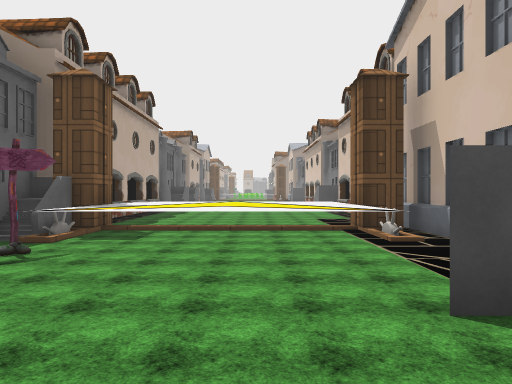
View 1 (above)

24 first-person views from a walk through a Unity game level. The camera is 1.5 m above the floor, looks level and sees 70° across. The floor is counted in squares, 2 m on a side. Each view is taken from the middle of a square. On the plan, view 1 faces up. The plan holds only what a view shows up to about 11 squares ahead; the rest is blank. The place goes on beyond the plan. The player character is not drawn. Some surface patterns are stand-ins.

View 2
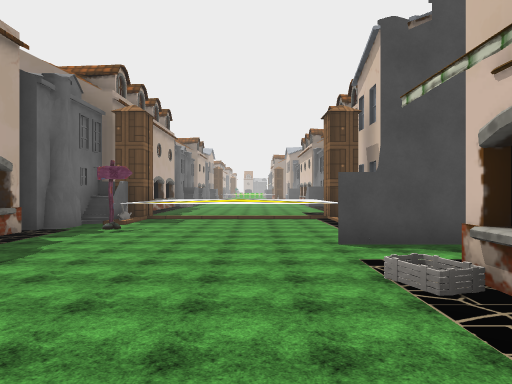

View 3
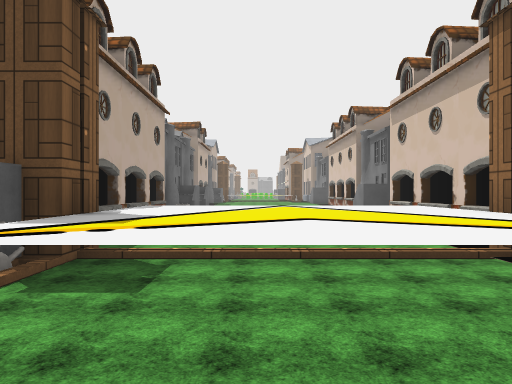

View 4
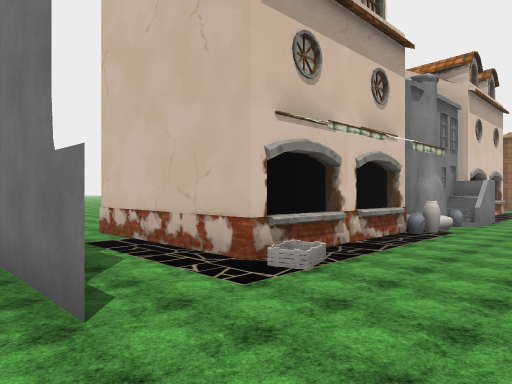

View 5
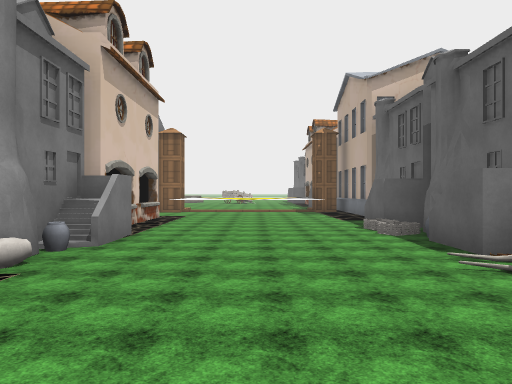

View 6
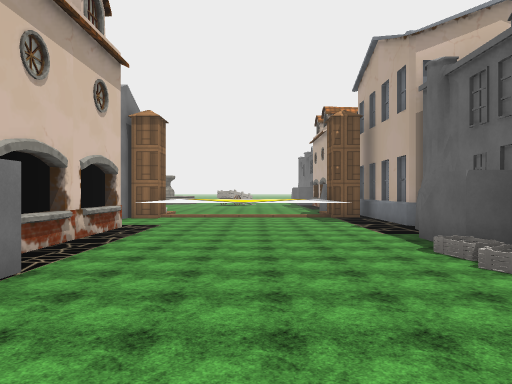

View 7
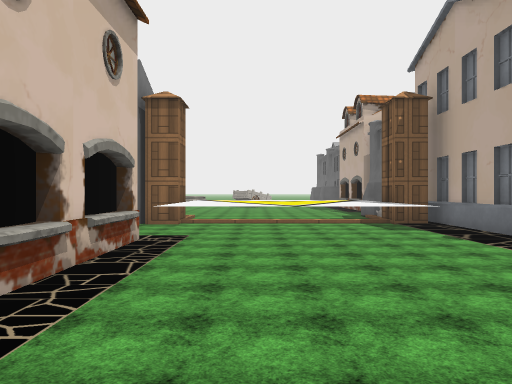

View 8
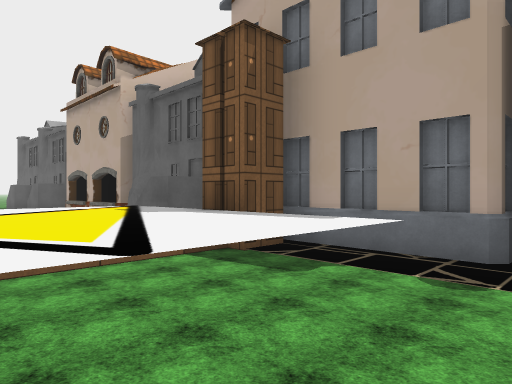

View 9
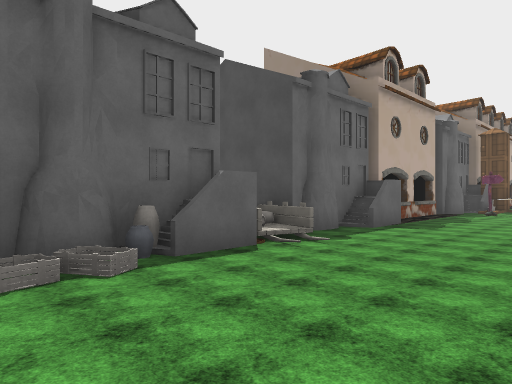

View 10
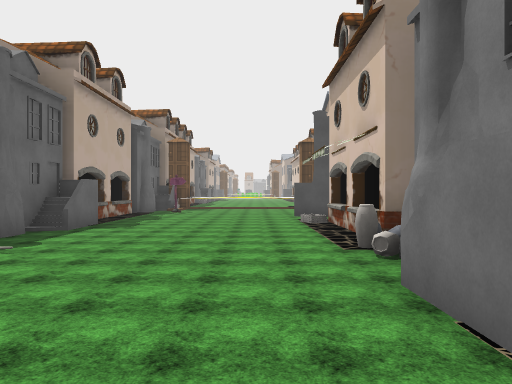

View 11
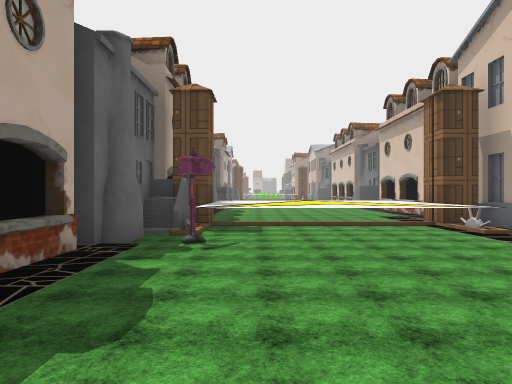

View 12
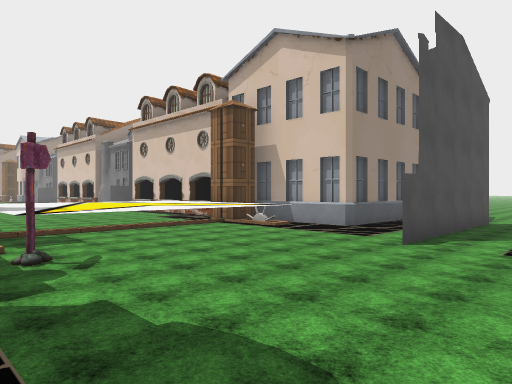

View 13
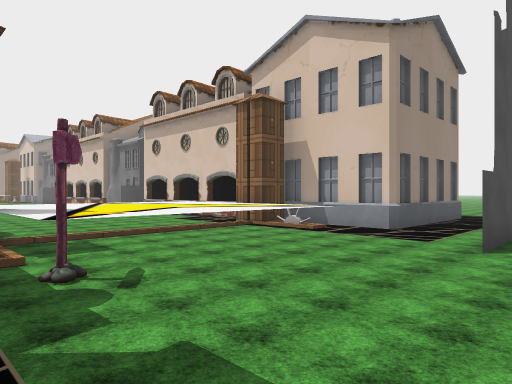

View 14
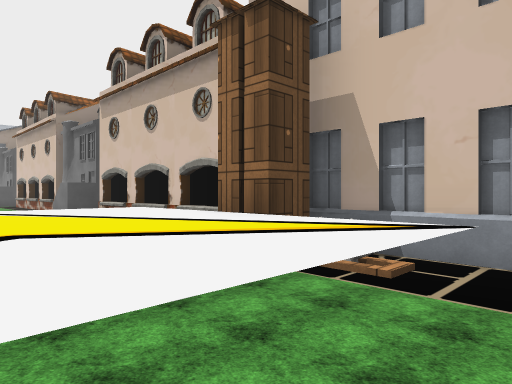

View 15
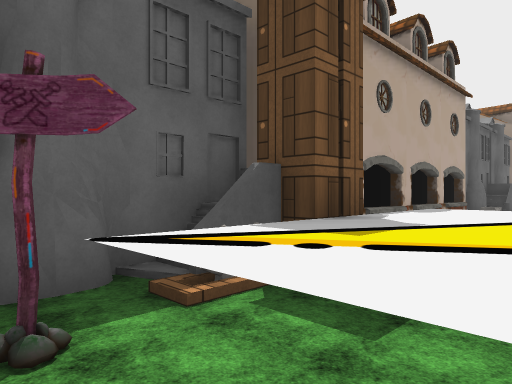

View 16
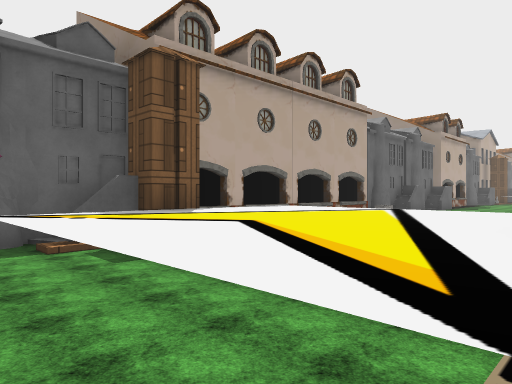

View 17
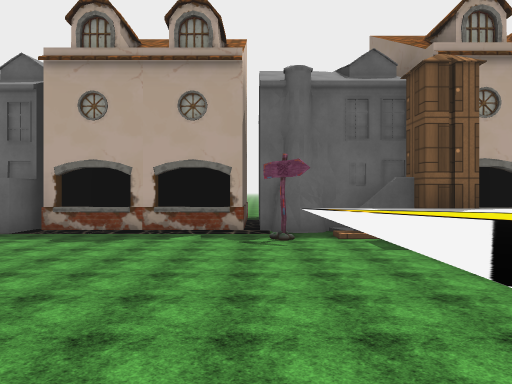

View 18
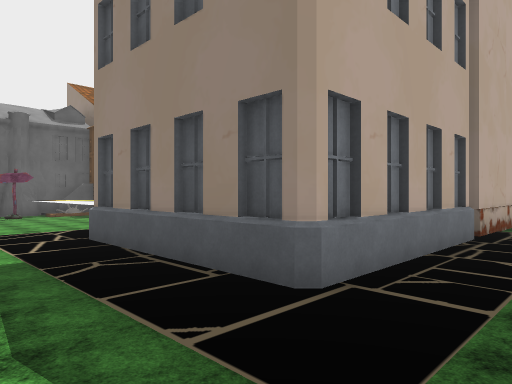

View 19
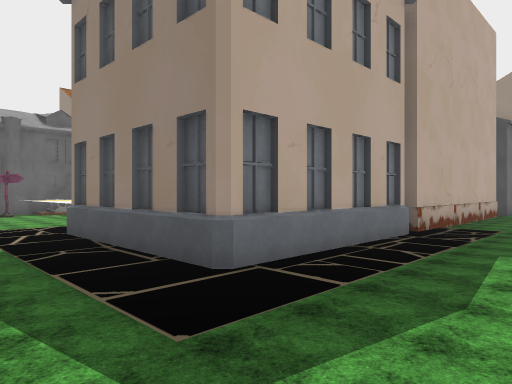

View 20
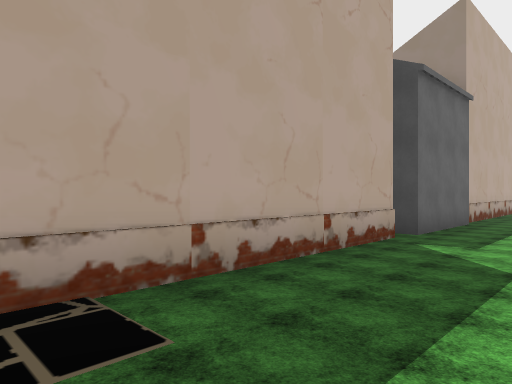

View 21
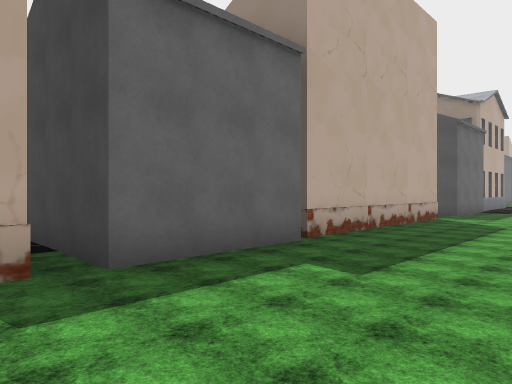

View 22
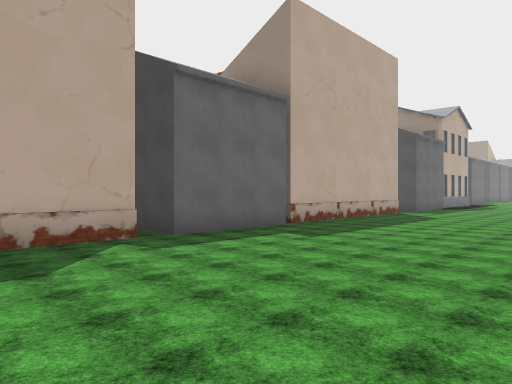

View 23
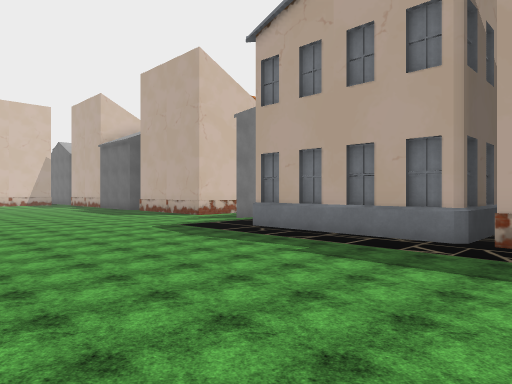

View 24
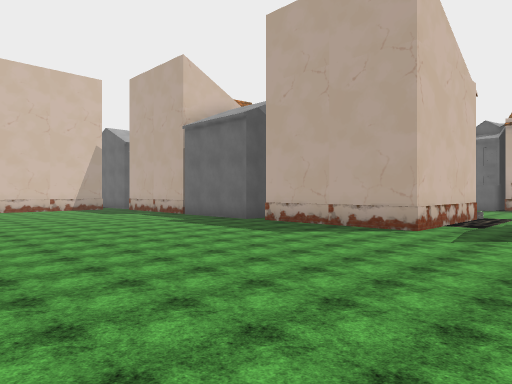

### Floor plan
Key: @ floor where view 1 was taken; # wall or solid block; x gap in a wall; . floor; ^ raised ledge; B building; P pot; O other object.
Columns run from 7 left of view 1 to 13 right of it. Each row starts with its distance up from view 1.
 23               #....
 22           B   #....
 21           BBB #....
 20               #.....
 19               #.....
 18               #.....
 17    #          #.....
 16    B      B ###.....
 15    BO     B BB#......
 14   BB ..   BB  #......
 13    B ..   BB  #.....
 12   BB .... BB  #.... .
 11    B......BB  #...
 10  BBB.^^^^.BB  #.... .
  9    B^^^^^^BB  B.....
  8  BBB^^^^^BB BBB......
  7  BBB#^^^^#B   B......
  6    #B^^^^^B   B.....
  5    B^^^^^^B   B.....
  4 #BB.O......BBBB.....
  3 BBB..................
  2  BB......####.......
  1  BB..................
  0 BBB....@.BBB##.......
 -1   #B.....B   #......
 -2   #B.....B   #......
 -3  ##B.....BBB #......
 -4    O.....    .......
 -5    B.....#   #......
 -6   #B....BP   #.....
 -7   #P....BB    .....
 -8   #......BB    ....
 -9   #B.....B      ...
-10   #B.....B
-11    B.....BBB
-12   B ......
-13   B ^^^^^.
-14   B ^^^^^.#
-15   BB^^^^^x#
-16    B^^^^^^
-17    BB^^^^
-18    #
-19    #
-20  BBB
-21  BBB
-22  BBB

Where each view was taken, in squares from view 1:
view 1: 0 up, 0 right, facing up
view 2: 3 down, 0 right, facing up
view 3: 3 up, 1 left, facing up
view 4: 3 up, 1 left, facing down-right
view 5: 1 down, 1 left, facing down
view 6: 4 down, 1 left, facing down
view 7: 6 down, 0 right, facing down
view 8: 11 down, 0 right, facing down-left
view 9: 9 down, 0 right, facing up-left
view 10: 9 down, 0 right, facing up
view 11: 1 down, 2 left, facing up
view 12: 0 up, 4 left, facing up-right
view 13: 1 up, 4 left, facing up-right
view 14: 4 up, 1 left, facing up-right
view 15: 4 up, 1 left, facing up-left
view 16: 4 up, 2 right, facing up-left
view 17: 4 up, 3 right, facing left
view 18: 2 up, 9 right, facing up-left
view 19: 2 up, 10 right, facing up-left
view 20: 9 up, 10 right, facing up-left
view 21: 14 up, 11 right, facing up-left
view 22: 12 up, 13 right, facing up-left
view 23: 10 up, 13 right, facing down-left
view 24: 3 up, 13 right, facing down-left
